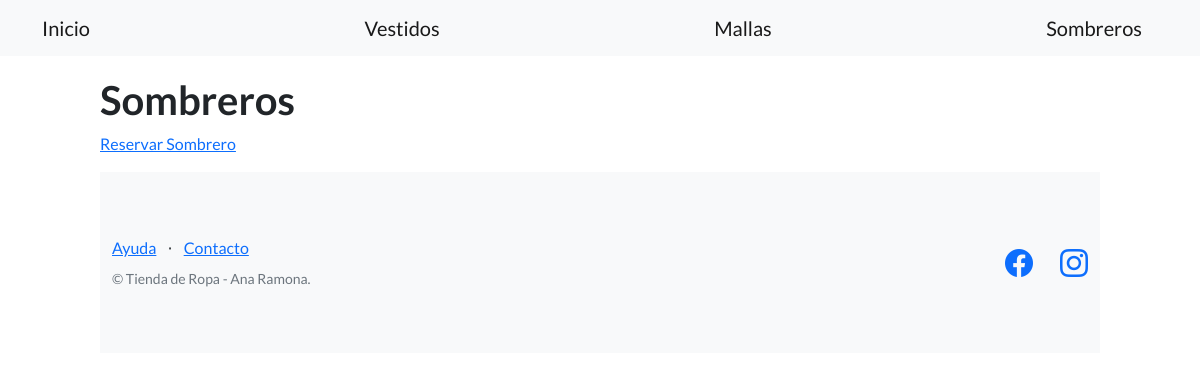
Before: /ropa/lista-sombreros/ with the older database file.
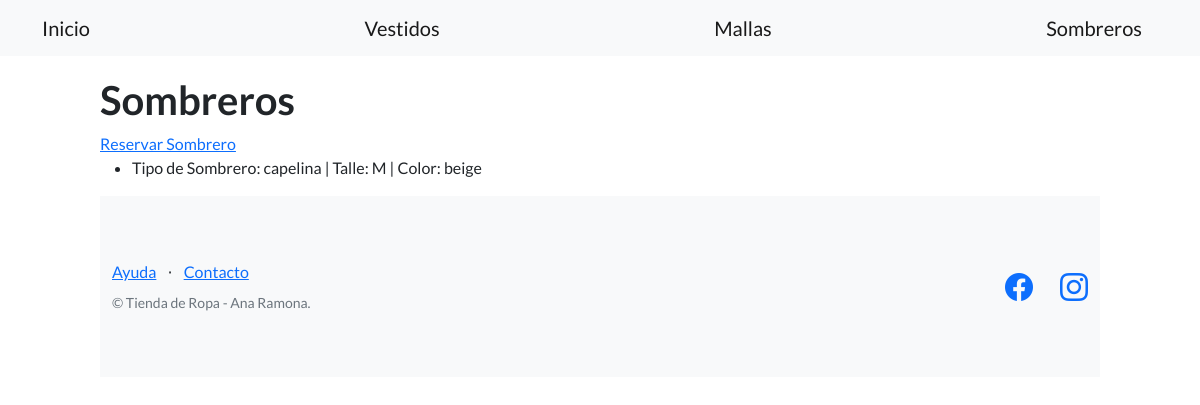
After: the same page with the newer database file.
### TiendaAnaRamona/models.py (models this page shows, shortened)
class Sombreros(models.Model):
    nombre = models.CharField(max_length=256)
    color =  models.CharField(max_length=256)
    talle = models.CharField(max_length=256)

### TiendaAnaRamona/views.py (the view)
# urls.py: path("lista-sombreros/", lista_sombreros, name="lista_sombreros"),
def lista_sombreros(request):
    contexto = {
        "somb" : Sombreros.objects.all()
    }
    http_response = render(
        request=request,
        template_name="TiendaAnaRamona/lista_sombreros.html",
        context=contexto,
    )
    return http_response

### TiendaAnaRamona/templates/TiendaAnaRamona/lista_sombreros.html (shortened to what this page needs)
{% extends "TiendaAnaRamona/base.html" %}
{% block contenido %}
<section>
    <div>
        <h1>Sombreros</h1>
        <a href="{% url 'hacer_pedido_sombrero' %}">Reservar Sombrero</a>
        <ul>
        {% for sombrero in somb %}
            <li>Tipo de Sombrero: {{ sombrero.nombre }} | Talle: {{ sombrero.talle }} | Color: {{ sombrero.color }}</li>
        {% endfor %}
        </ul>
    </div>
{% endblock contenido %}

Changed rows visible on the page:
added Sombreros: nombre "capelina", talle "M", color "beige"
